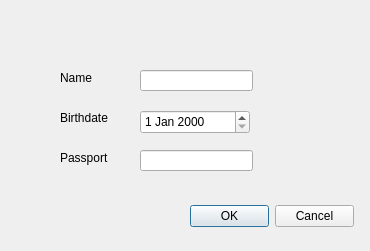
<?xml version="1.0" encoding="UTF-8"?>
<ui version="4.0">
 <class>Customer_add</class>
 <widget class="QDialog" name="Customer_add">
  <property name="geometry">
   <rect>
    <x>0</x>
    <y>0</y>
    <width>370</width>
    <height>251</height>
   </rect>
  </property>
  <property name="windowTitle">
   <string>Dialog</string>
  </property>
  <widget class="QLabel" name="label">
   <property name="geometry">
    <rect>
     <x>60</x>
     <y>70</y>
     <width>60</width>
     <height>16</height>
    </rect>
   </property>
   <property name="text">
    <string>Name</string>
   </property>
  </widget>
  <widget class="QLineEdit" name="le_name">
   <property name="geometry">
    <rect>
     <x>140</x>
     <y>70</y>
     <width>113</width>
     <height>21</height>
    </rect>
   </property>
  </widget>
  <widget class="QLabel" name="label_2">
   <property name="geometry">
    <rect>
     <x>60</x>
     <y>110</y>
     <width>60</width>
     <height>16</height>
    </rect>
   </property>
   <property name="text">
    <string>Birthdate</string>
   </property>
  </widget>
  <widget class="QLineEdit" name="le_passport">
   <property name="geometry">
    <rect>
     <x>140</x>
     <y>150</y>
     <width>113</width>
     <height>21</height>
    </rect>
   </property>
  </widget>
  <widget class="QLabel" name="label_3">
   <property name="geometry">
    <rect>
     <x>60</x>
     <y>150</y>
     <width>60</width>
     <height>16</height>
    </rect>
   </property>
   <property name="text">
    <string>Passport</string>
   </property>
  </widget>
  <widget class="QDateEdit" name="dateEdit">
   <property name="geometry">
    <rect>
     <x>140</x>
     <y>110</y>
     <width>110</width>
     <height>24</height>
    </rect>
   </property>
  </widget>
  <widget class="QDialogButtonBox" name="buttonBox">
   <property name="geometry">
    <rect>
     <x>190</x>
     <y>200</y>
     <width>164</width>
     <height>32</height>
    </rect>
   </property>
   <property name="standardButtons">
    <set>QDialogButtonBox::Cancel|QDialogButtonBox::Ok</set>
   </property>
  </widget>
 </widget>
 <resources/>
 <connections>
  <connection>
   <sender>buttonBox</sender>
   <signal>accepted()</signal>
   <receiver>Customer_add</receiver>
   <slot>accept()</slot>
   <hints>
    <hint type="sourcelabel">
     <x>229</x>
     <y>225</y>
    </hint>
    <hint type="destinationlabel">
     <x>105</x>
     <y>222</y>
    </hint>
   </hints>
  </connection>
  <connection>
   <sender>buttonBox</sender>
   <signal>rejected()</signal>
   <receiver>Customer_add</receiver>
   <slot>reject()</slot>
   <hints>
    <hint type="sourcelabel">
     <x>224</x>
     <y>220</y>
    </hint>
    <hint type="destinationlabel">
     <x>334</x>
     <y>129</y>
    </hint>
   </hints>
  </connection>
 </connections>
</ui>
